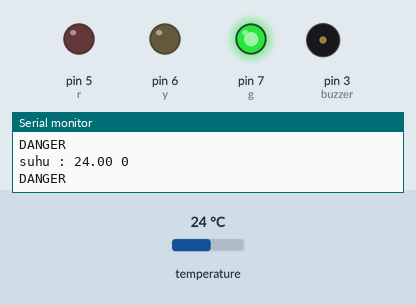
The sketch below on a simulated Arduino Uno, built with avr-gcc and run on an emulated ATmega328P. Parts: output pins drawn as LEDs (lit = HIGH), buzzer (waves = sounding, pin HIGH), the last lines printed to the serial monitor. The inputs (shaded band) are chosen by the test bench; at power-on: temperature 24 °C.

Above: at 2.4 s.
2.5 s: temperature set to 30.4 °C
4.0 s: temperature set to 31.3 °C
At 4.9 s:
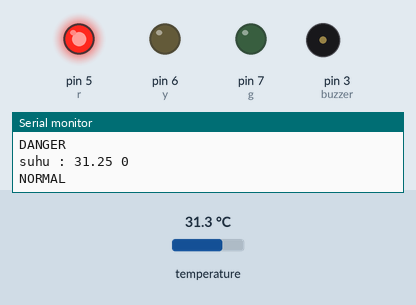
7.5 s: temperature set to 12 °C
At 8.1 s:
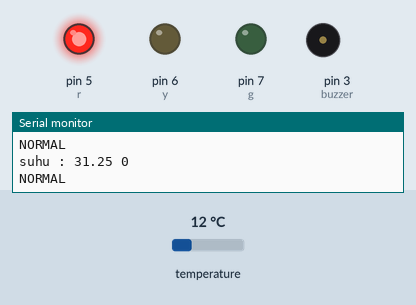
9.8 s: temperature set to 33 °C
At 10.7 s:
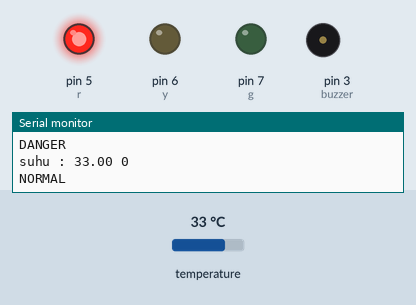
Timing chart, 0 to 14.3 s (numbered marks = the images above; inputs shaded):
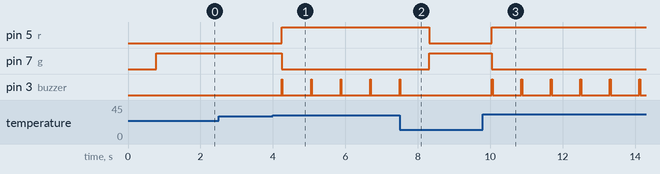

Measured:
- the behaviour switches between 30.9 and 31 °C on temperature (found by bisection; images 0 and 1)
- after the input at 4.0 s, pin 5 (r): LOW → HIGH after 0.24 s; pin 7 (g): HIGH → LOW after 0.24 s; pin 3 (buzzer): alternates HIGH for 0.02 s and LOW for 0.79 s, starting after 0.24 s
- after the input at 7.5 s, pin 5 (r): HIGH → LOW after 0.81 s; pin 7 (g): LOW → HIGH after 0.81 s; pin 3 (buzzer): goes on until 7.5 s, then stays LOW
- after the input at 9.8 s, pin 5 (r): LOW → HIGH after 0.24 s; pin 7 (g): HIGH → LOW after 0.24 s; pin 3 (buzzer): alternates HIGH for 0.02 s and LOW for 0.79 s, starting after 0.24 s

The sketch:

5.sensor_temperaure.ino
```cpp
//INISIALISASI
#include <OneWire.h>
#include <DallasTemperature.h>
int r =5;
int y =6;
int g =7;
int buzzer =3;

int sensorsuhu =8;
OneWire oneWire(sensorsuhu);
DallasTemperature sensors(&oneWire);


void setup() {
Serial.begin(9600);
sensors.begin();
pinMode(buzzer, OUTPUT);
pinMode(r, OUTPUT);
pinMode(y, OUTPUT);
pinMode(g, OUTPUT);


}

void loop() {
//BACA SENSOR
sensors.requestTemperatures();
float bacasuhu=sensors.getTempCByIndex(0);
//SERIAL PRINT
Serial.print("suhu : ");
Serial.print(bacasuhu);
Serial.print(" 0 ");
Serial.println();

//LOGIKA
if(bacasuhu >=31){
  digitalWrite(r, HIGH);
  digitalWrite(g, LOW);
  Serial.println("NORMAL");
  digitalWrite(buzzer, HIGH);
  delay(20);
   digitalWrite(g, LOW);
  digitalWrite(buzzer, LOW);
  delay(30);
}else{
  digitalWrite(r, LOW);
  digitalWrite(g,HIGH);
  digitalWrite(buzzer, LOW);
  Serial.println("DANGER");
  delay(100);

}
}
```
